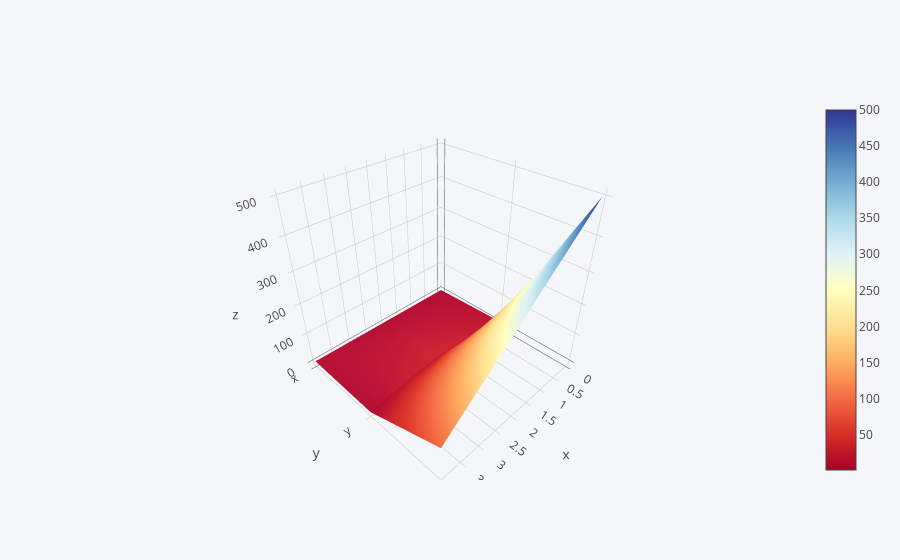

The notebook cell saved with this chart:
### Code cell
df3.iplot(kind='surface', colorscale='rdylbu')

### Figure 1 — Plotly figure (JSON) as saved in the notebook; plotly's stock layout.template omitted (floating-point values rounded to 4 significant figures)
{"data": [{"colorscale": [[0, "rgb(165,0,38)"], [0.1, "rgb(215,48,39)"], [0.2, "rgb(244,109,67)"], [0.3, "rgb(253,174,97)"], [0.4, "rgb(254,224,144)"], [0.5, "rgb(255,255,191)"], [0.6, "rgb(224,243,248)"], [0.7, "rgb(171,217,233)"], [0.8, "rgb(116,173,209)"], [0.9, "rgb(69,117,180)"], [1, "rgb(49,54,149)"]], "type": "surface", "x": [0, 1, 2, 3, 4], "y": ["x", "y", "z"], "z": [[1, 2, 3, 4, 5], [10, 20, 30, 20, 1], [500, 400, 300, 200, 100]]}], "layout": {"legend": {"bgcolor": "#F5F6F9", "font": {"color": "#4D5663"}}, "paper_bgcolor": "#F5F6F9", "plot_bgcolor": "#F5F6F9", "titlefont": {"color": "#4D5663"}, "xaxis1": {"gridcolor": "#E1E5ED", "showgrid": true, "tickfont": {"color": "#4D5663"}, "title": "", "titlefont": {"color": "#4D5663"}, "zerolinecolor": "#E1E5ED"}, "yaxis1": {"gridcolor": "#E1E5ED", "showgrid": true, "tickfont": {"color": "#4D5663"}, "title": "", "titlefont": {"color": "#4D5663"}, "zerolinecolor": "#E1E5ED"}}}
